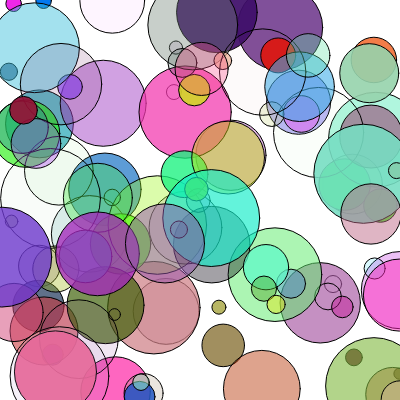
Frame 1 (no input)
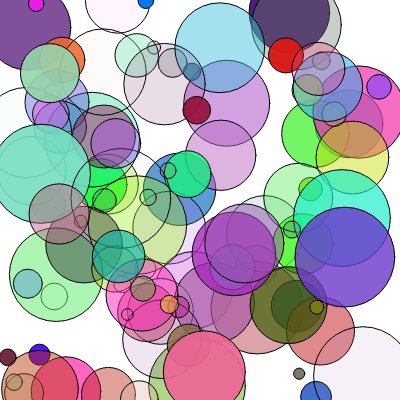
Frame 60 (no input)
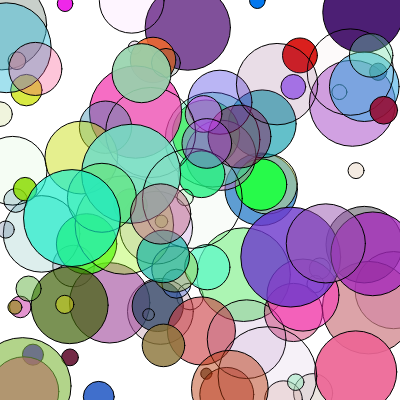
Frame 120 (the mouse pressed at the canvas centre since frame 60)

The p5.js sketch that drew these frames (run headless with seeded random() and noise() and a simulated clock; from frame 60 on, the mouse is pressed at the canvas centre):

// p5.js sketch
// ── sketch.js
var bubble0;

var bubbles = [];

function setup() {
    createCanvas(400, 400);
    bubble0 = new bubble(100, 100, 100);
    bubble1 = new bubble(200, 200, 100);

    for (var i = 0; i < 100; i++) {
        bubbles.push(new bubble(random(width), random(height), random(10, 100), random(1,10)));
    }

    console.log(bubbles.length);
}

function draw() {
    background(255);

    for (var i = 0; i < bubbles.length; i++) {
        bubbles[i].display();
        bubbles[i].move();
        var checkBubble = bubbles[i].checkPos();

        if (checkBubble == true) {
            bubbles[i].x = 0;
        }
    }


}


function bubble(tempX, tempY, tempDiameter, tempSpeed) {

    this.x = tempX;
    this.y = tempY;
    this.diameter = tempDiameter;
    this.speed = tempSpeed;

    this.r = random(255);
    this.g = random(255);
    this.b = random(255);
    this.alpha = random(255);



    this.display = function () {
        fill(this.r,this.g,this.b, this.alpha);
        ellipse(this.x, this.y, this.diameter, this.diameter);
    }

    this.move = function () {
        this.x = this.x + this.speed;
    }

    this.checkPos = function () {
        if (this.x > width) {
            return true;
        } else {
            return false;
        }
    }



}
